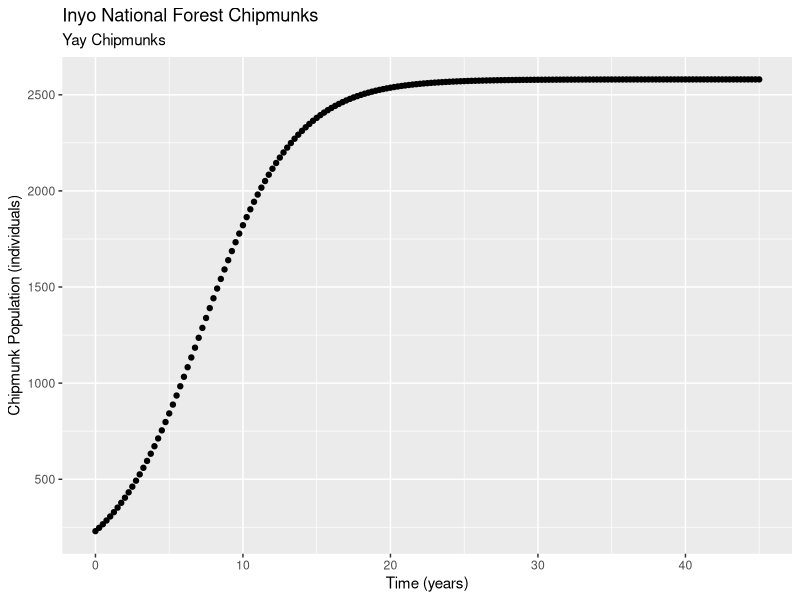
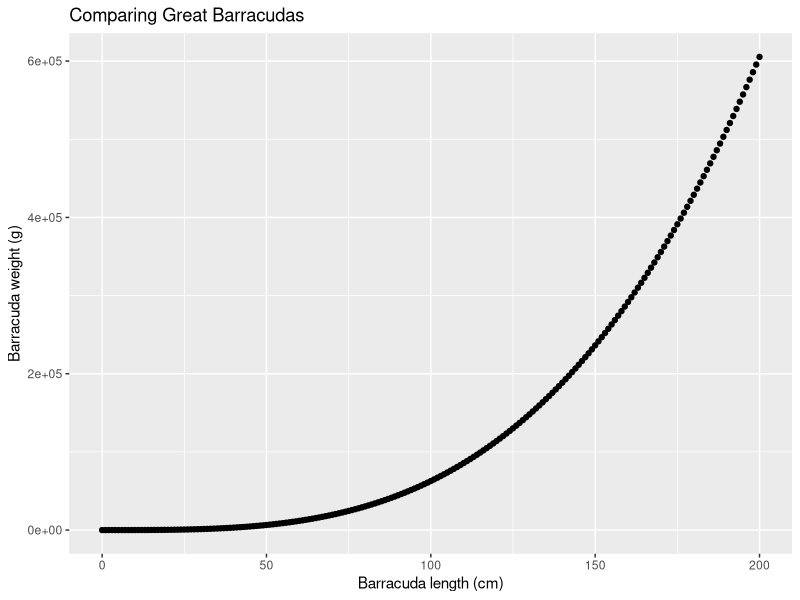
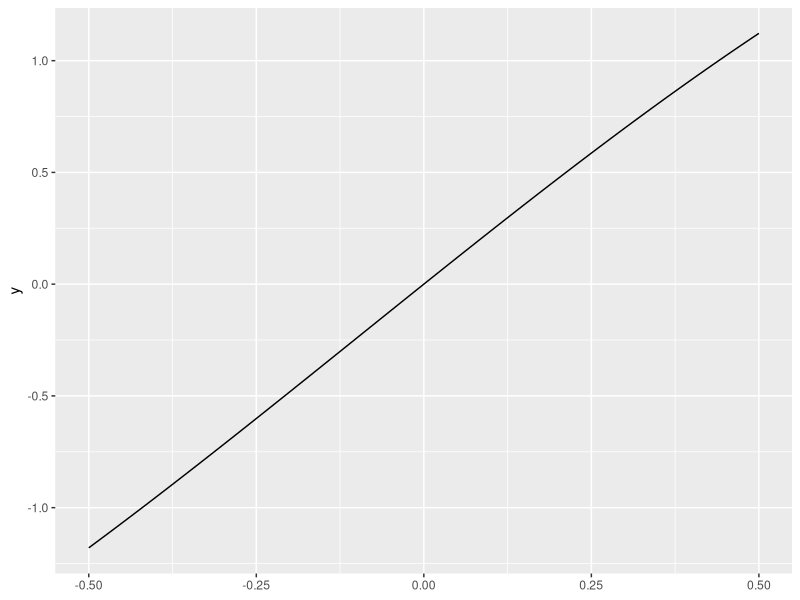
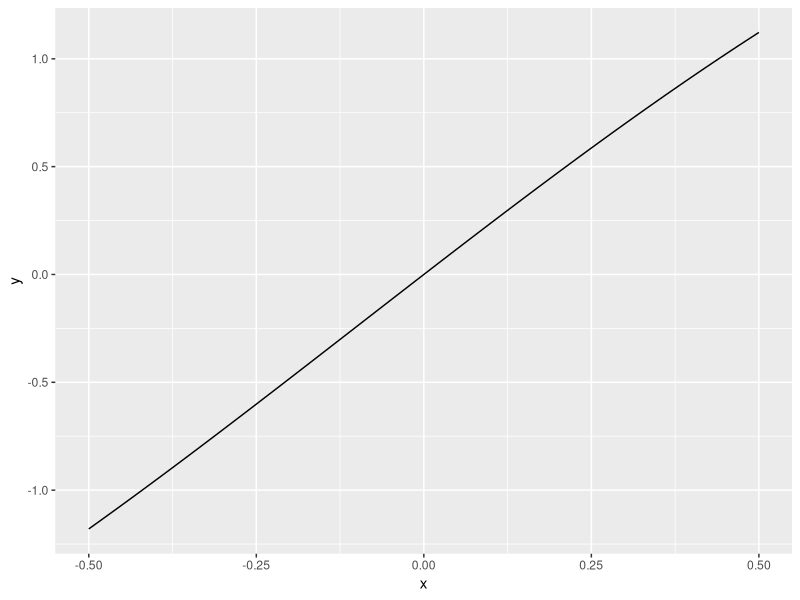

These figures' R source, in order: (Note: this script raises an error after producing the figures.)
## ---- chunk 1
knitr::opts_chunk$set(echo = TRUE)

library(tidyverse)
## ---- chunk 2
# Examples of logarithms
log(4)

# Example of exponents
exp(5)

# A test of log()
log(exp(1))
## ---- chunk 3
# A sequence from 1 to 20, by increments of 1
ex_1_212.1 <- seq(from = 1, to = 20, by = 1)

# Vector from 0 to 40 by increments of 0.2
ex_2_212.1 <- seq(from = 0, to = 40, by = 0.2)

# Vector from 1 to 5000 by increments of 10
ex_3_212.1 <- seq(from = 1, to = 5000, by = 10)
## ---- chunk 4
pop_logistic <- function(capacity, init_pop, rate, time_yr) {
  capacity / (1 + ((capacity - init_pop) / init_pop) * exp(-rate * time_yr))
}
  
pop_logistic(capacity = 2580, init_pop = 230, rate = 0.32, time_yr = 2.4)
## ---- chunk 5
# Create a vector of times from 0 to 20 by increments of 0.5
time_vec <- seq(from = 0, to = 45, by = 0.25)
## ---- chunk 6
chipmunk_pop <- pop_logistic(capacity = 2580, init_pop = 230, rate = 0.32, time_yr = time_vec)
## ---- chunk 7
chipmunk_df <- data.frame(time_vec, chipmunk_pop)
## ---- chunk 8
ggplot(data = chipmunk_df, aes(x = time_vec, y = chipmunk_pop)) +
  geom_point() + 
  labs(x = "Time (years)", 
       y = "Chipmunk Population (individuals)",
       title = "Inyo National Forest Chipmunks",
       subtitle = "Yay Chipmunks")
## ---- chunk 9
G <- function(t, z) {
  3.1 * ((t-4.2) ^ 2) + 0.06*z
}

G(t = 1, z = 2.5)
## ---- chunk 10
P <- function(initial, rate, time) {
  initial*exp(rate*time)
}

P(initial = 2500, rate = 0.046, time = 4)
## ---- chunk 11
# Create fish weight function
W <- function(a, L, b) {
  a * L^b}

# Milkfish weights
W(a = 0.0905, b = 2.52, L = 60)

# Giant trevally weights
W(a = 0.0353, b = 3.05, L = 60)

# Great barracuda weights
W(a = 0.0181, b = 3.27, L = 60)

# Create df sequence of size ranges from 0-200 by 1 cm
fish_length <- seq(from = 0, to = 200, by = 1)

barracuda_weight <- W(a = 0.0181, b = 3.27, L = fish_length)

# Bind lengths and estimate barracuda lengths in one df
barrracuda_df <- data.frame(fish_length, barracuda_weight)

# Create ggplot graph of lenghts vs. weights
ggplot(data = barrracuda_df, aes(x = fish_length, y = barracuda_weight)) + 
  geom_point() +
  labs(x = "Barracuda length (cm)",
       y = "Barracuda weight (g)",
       title = "Comparing Great Barracudas")
## ---- chunk 12
fx <- expression(x^2)

df_dx <- D(expr = fx, name = 'x')
x <- 3

eval(expr = df_dx)
## ---- chunk 13
Pa <- expression(2 * (3 * a + 2)^4 - 5)

dP_da <- D(expr = Pa, name = 'a')
a <- 1.2

eval(expr = dP_da)
## ---- chunk 14
gt <- expression((-4) / (t^2 +1)^3)

dg_dt <- D(expr = gt, name ='t')
t <- 0

eval (expr = dg_dt)
## ---- chunk 15
Gz <- expression(4.6 - 1.9 * z^3)

dG_dz <- D(expr = Gz, name = 'z')

d2G_dz2 <- D(expr = dG_dz, name = 'z')

d2G_dz2
## ---- chunk 16
h_xyz <- expression(2 * x^2 * y - 3 * x + 1 + 4 * z^4 * x)

dh_dx <- D(expr = h_xyz, name = 'x')
dh_dy <- D(expr = h_xyz, name = 'y')
dh_dz <- D(expr = h_xyz, name = 'z')

dh_dx
dh_dy
dh_dz
## ---- chunk 17
# one method
eq <- function(x) {
  (2.4 * exp(-0.05 * x)) * sin(x)
}

ggplot(data = NULL) +
  stat_function(fun = eq) +
  xlim(min = -0.5, max = 0.5)
## ---- chunk 18
# different method
eq <- function(x) {
  (2.4 * exp(-0.05 * x)) * sin(x)
}

ggplot(data = data.frame(x = c(-0.5, 0.5)), aes(x = x)) +
  stat_function(fun = eq)
## ---- chunk 19
ggplot(data = penguins, aes(x = bill_depth_mm, y = bill_length_mm)) + 
  geom_point(aes(color = species)) +
  scale_color_manual(values = c("cyan", "purple", "red"))
## ---- chunk 20
ggplot(data = penguins, aes(x = flipper_length_mm, y = species)) +
  geom_jitter() +
  labs(x = 'Flipper Length (mm)', y = 'Penguin Species',
  title= 'Flipper Length Compared to Species')
## ---- chunk 21
fx <- expression(x^2)

df_dx <- D(expr = fx, name = 'x')
df_dx

# Evaluate the slope of f(x) at x = 831
x <- seq(from = -10, to = 10, by = 0.5)
eval(expr = df_dx)
## ---- chunk 22
gt <- expression(3 * t^2 - 4 * cos(t)) 

dg_dt <- D(expr = gt, name = 't')
dg_dt
## ---- chunk 23
# Practice making derivatives
hx <- expression(exp(2 * x^3 - 4 * x^10) - 4 * x - 4)

dh_dx <- D(expr = hx, name = 'x')
dh_dx

x <- 10
eval(expr = dh_dx)
## ---- chunk 24
eq <- function(x) {
  3 * x^2 + 4
}

# Use stat_function()

ggplot(data = data.frame(x = c(1, 100)), aes(x = x)) + 
  stat_function(fun = eq)

## ---- chunk 25
# two examples above of how to create `ggplot`
p_eq <- function(x) {
  2.4 - 5 * x^3 + 2.1 * x^2
}

ggplot(data = data.frame(x = c(-50, 50)), aes(x = x)) +
  stat_function(fun = p_eq)

ggplot(data = NULL) + 
  stat_function(fun = p_eq) +
  xlim(min = -50, max = 50)
## ---- chunk 26
ggplot(data = penguins, aes(x = flipper_length_mm, y = body_mass_g)) + 
  geom_point()

# positively correlated, linear slope, notice the x-axis doesn't start at 0, homosedastic (spread of data around model is pretty equal, look for clusters/patterns/etc.)
## ---- chunk 27
ggplot(data = penguins, aes(x = flipper_length_mm, y = body_mass_g)) + 
  geom_point(aes(color = species)) + 
  scale_color_manual(values = c("cyan", "purple", "red")) +
  labs(x = "Flipper Length (mm)", 
       y = "Body Mass (g)", 
       title = "Palmer Penguins Size Measurements", 
       caption = "Data Collected by KB Gorman et al. at Palmer Station", 
       color = "Species")

# updating anything in `ggplot` based on variable has to be within aes()
# update color using scale - google color names to know what R already knows, or can use color code names
## ---- chunk 28
ggplot(data = penguins, aes(x = flipper_length_mm, y = body_mass_g)) + 
  geom_point(aes(color = species)) + 
  scale_color_manual(values = c("cyan", "purple", "red")) +
  labs(x = "Flipper Length (mm)", 
       y = "Body Mass (g)", 
       title = "Palmer Penguins Size Measurements", 
       caption = "Data Collected by KB Gorman et al. at Palmer Station", 
       color = "Species") +
  facet_wrap(~island) +
  theme_light()

# split out into three graphs by using `facet_wrap`
# change theme (Google to get lots of options) using `theme`
## ---- chunk 29
gt <- expression(2.2 + 3.1 * t - 5.6 * t^4)

dg_dt <- D(expr = gt, 't')
dg_dt
## ---- chunk 30
d2g_dt2 <- D(expr = dg_dt, 't')
d2g_dt2
## ---- chunk 31
f_xyz <- expression(2*x*y - 3*(x^2)*(z^3))

df_dx <- D(expr = f_xyz, 'x')
df_dy <- D(expr = f_xyz, 'y')
df_dz <- D(expr = f_xyz, 'z')

df_dx
df_dy
df_dz
